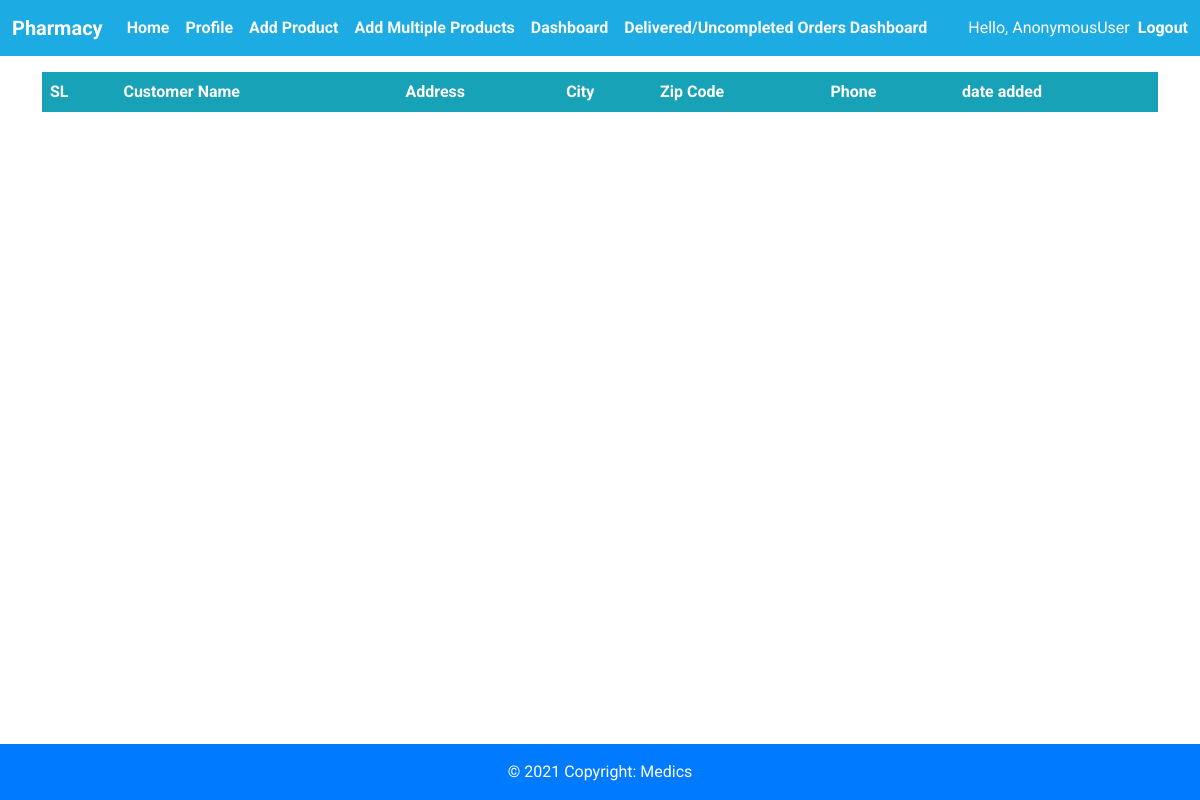
The page /pharmacy/dashboard/address/15 on the database as committed earlier.
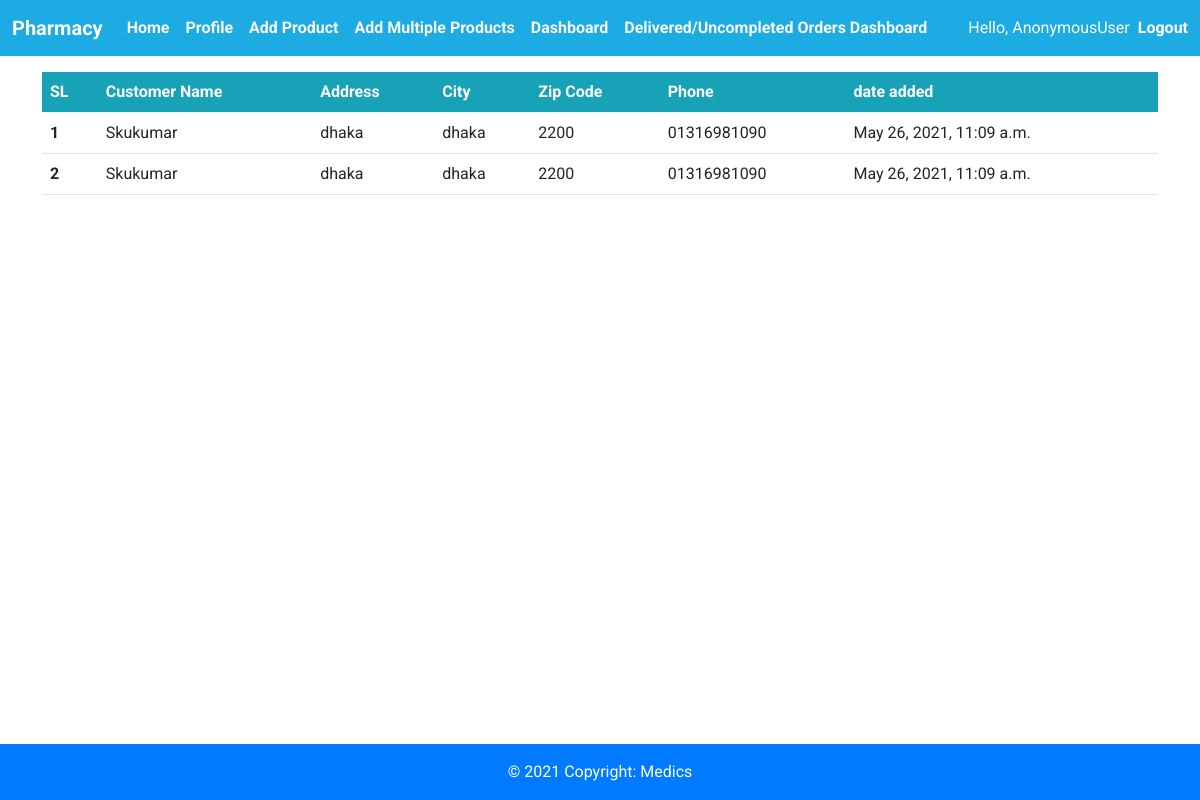
The same page on the database as committed later.
### pharmacy/models.py (models this page shows, shortened)
class ShippingAddress(models.Model):
    customer = models.ForeignKey(
        Customer, on_delete=models.SET_NULL, null=True)
    order = models.ForeignKey(Order, on_delete=models.SET_NULL, null=True)
    address = models.CharField(max_length=200, null=False)
    city = models.CharField(max_length=200, null=False)
    zipcode = models.CharField(max_length=200, null=False)
    date_added = models.DateTimeField(auto_now_add=True)
    phone = models.CharField(
        max_length=50, default="102145", null=True, blank=True)

class Customer(models.Model):
    user = models.OneToOneField(
        User, null=True, blank=True, on_delete=models.CASCADE)
    name = models.CharField(default='', max_length=200, null=True, blank=True)
    email = models.CharField(default='', blank=True, max_length=200, null=True)
    phone = models.CharField(default='', blank=True, max_length=200, null=True)
    profile_pic = models.ImageField(
        default="profile1.png", null=True, blank=True)
    date_created = models.DateTimeField(auto_now_add=True, null=True)
    def __str__(self):
        return self.name

### pharmacy/views.py (the view)
def pharmacyDashboardOrderAddress(request, id):
    order = Order.objects.get(id=id)
    address = order.shippingaddress_set.all()
    context = {'address': address}
    return render(request, 'pharmacy/pharmacyOrderAddress.html', context)

### pharmacy/templates/pharmacy/pharmacyOrderAddress.html
{%extends 'pharmacy/pharmacyBase.html'%}
{%block content%}
<div class="container">
    <table class="table mt-3">
        <thead>
            <tr class="table " style=" background-color:#17A2B8; color:white;">
                <th scope="col">SL</th>
                <th scope="col">Customer Name</th>
                <th scope="col">Address</th>
                <th scope="col">City</th>
                <th scope="col">Zip Code</th>
                <th scope="col">Phone</th>
                <th scope="col">date added</th>
            </tr>
        </thead>
        <tbody>
            {% for addr in address %}
            <tr>
                <th scope="row">{{forloop.counter}}</th>
                <td>{{addr.customer}}</td>
                <td>{{addr.address}}</td>
                <td>{{addr.city}}</td>
                <td>{{addr.zipcode}}</td>
                <td>{{addr.phone}}</td>
                <td>{{addr.date_added}}</td>
            </tr>
            {% endfor %}
        </tbody>
    </table>
</div>
{%endblock%}

Rows that differ between the two databases and show on the page:
added ShippingAddress: customer "Skukumar", address "dhaka", city "dhaka", zipcode "2200", phone "01316981090", date_added "May 26, 2021, 11:09 a.m."
added ShippingAddress: customer "Skukumar", address "dhaka", city "dhaka", zipcode "2200", phone "01316981090", date_added "May 26, 2021, 11:09 a.m."
